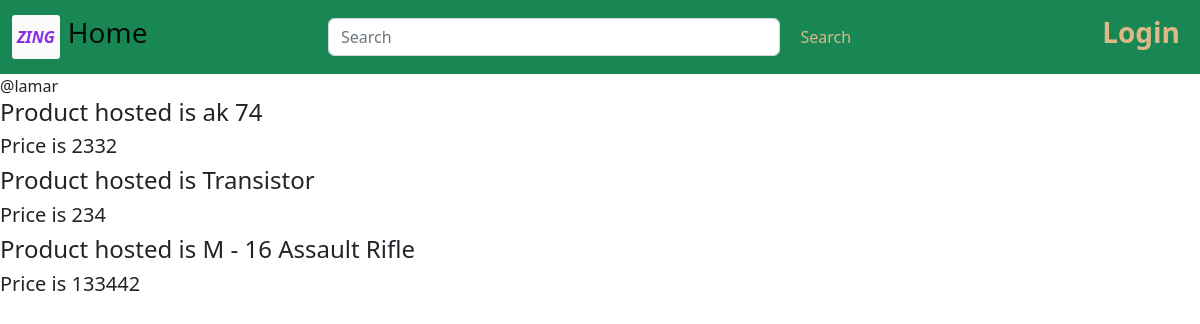
The page /profile/3 on the database its author committed.
### base/models.py (models this page shows, shortened)
class Productd(models.Model):
    category = models.ForeignKey(category1,on_delete=models.CASCADE,null=True)
    owner = models.ForeignKey(User,on_delete=models.CASCADE,null=True)
    product_name = models.CharField(max_length=500)
    price = models.IntegerField()
    description = models.TextField(max_length=1000)
    created = models.DateTimeField(auto_now_add=True)
    class Meta:
        ordering = ['created']

### base/views.py (the view)
# urls.py: path('profile/<int:pk>',views.userProfile,name='profile'),
def userProfile(request,pk):
    user = User.objects.get(id=pk)
    prods = user.productd_set.all()
    context = {'user':user,'prods':prods}
    return render(request,'base/profile.html',context)

### base/templates/base/profile.html (shortened to what this page needs)
{% extends "main.html" %}
{% block content %}
  @{{user.username}}
  {% for prod in prods %}
  <h4>            Product hosted is {{prod.product_name}}</h4>
  <h5>            Price is {{prod.price}}</h5>
  {% endfor %}
{% endblock %}

### rows shown on the page
Productd: product_name "ak 74", price "2332"
Productd: product_name "Transistor", price "234"
Productd: product_name "M - 16 Assault Rifle", price "133442"

### other values the page prints
{{ user.username }} "lamar"
